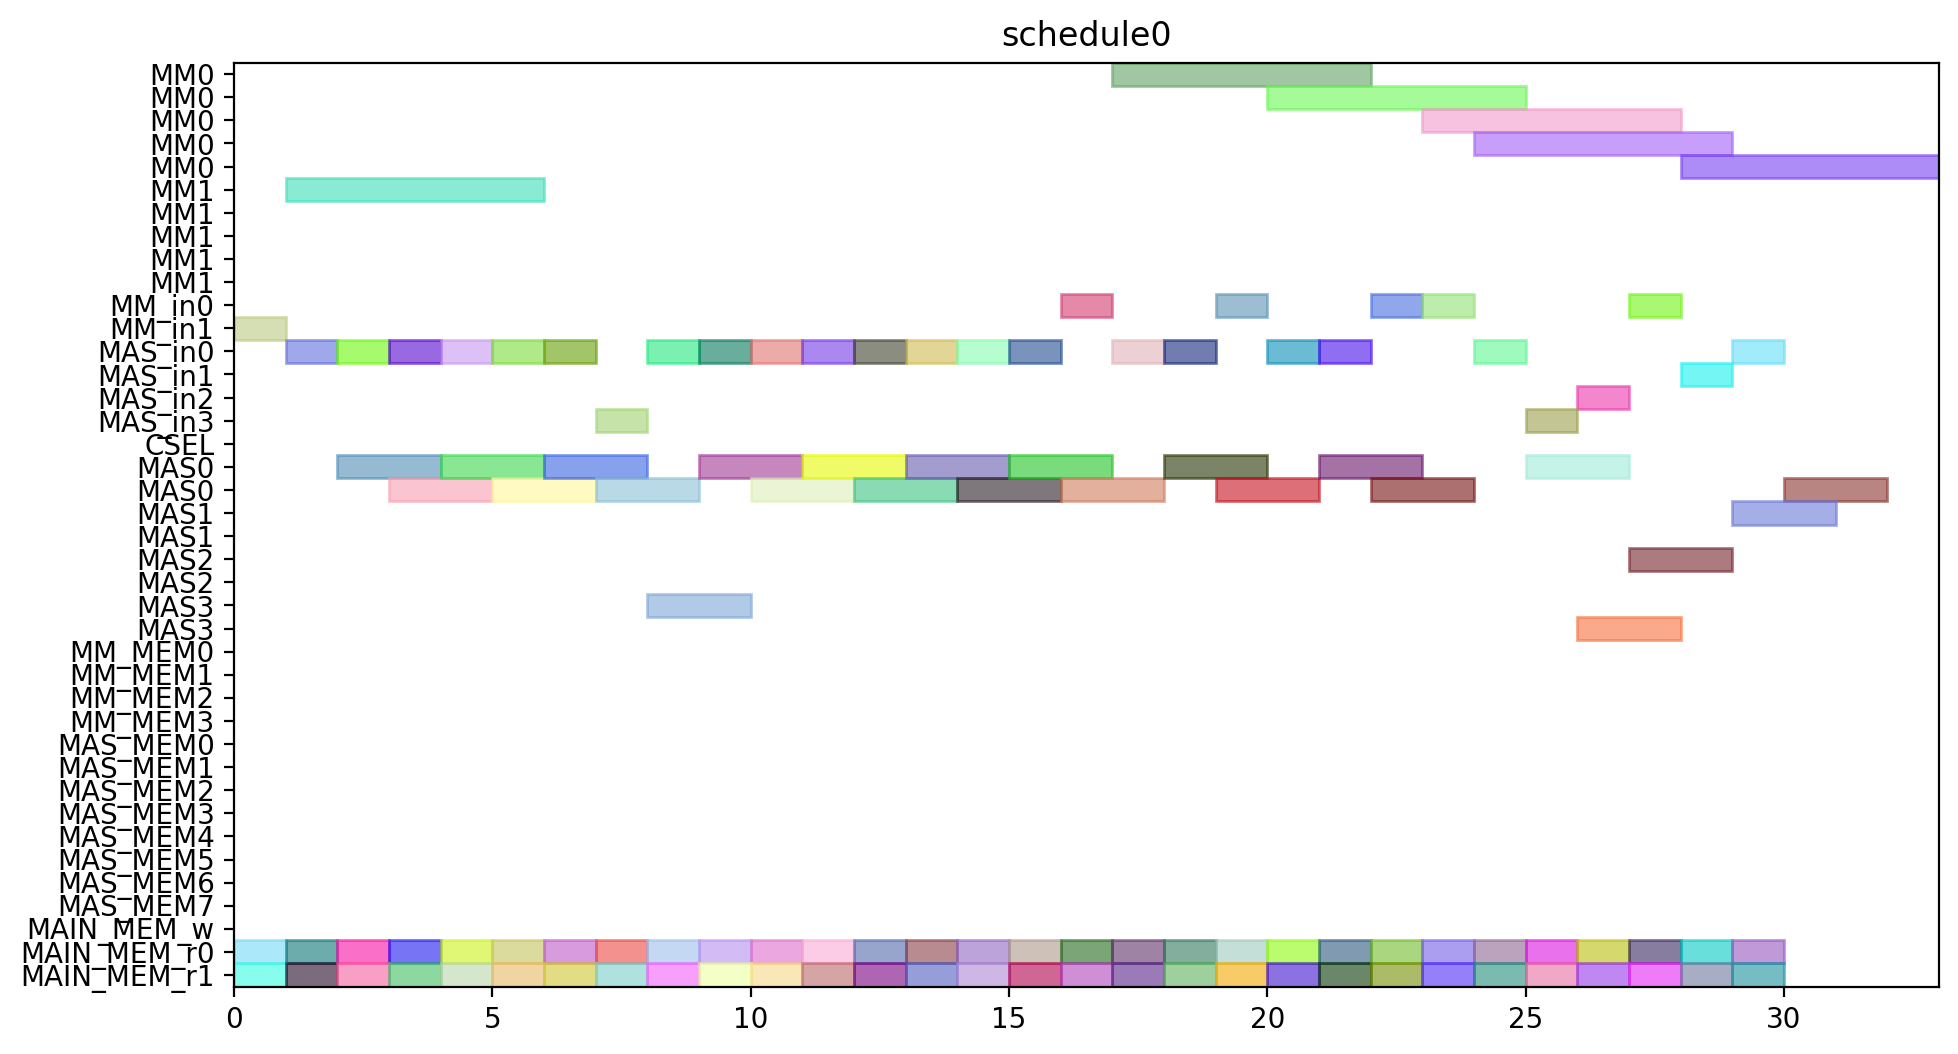

Generate this figure with Python:
from pyschedule import Scenario, solvers, plotters, alt


def solve():
	horizon = 149
	S = Scenario("schedule0", horizon=horizon)

	# resource
	MM = S.Resources('MM', num=2, size=5)
	MM_in = S.Resources('MM_in', num=2)
	MAS_in = S.Resources('MAS_in', num=4)
	CSEL = S.Resource('CSEL')
	MAS = S.Resources('MAS', num=4, size=2, periods=range(1, horizon))
	MM_MEM = S.Resources('MM_MEM', num=4)
	MAS_MEM = S.Resources('MAS_MEM', num=8)
	MAIN_MEM_w = S.Resource('MAIN_MEM_w', size=1)
	MAIN_MEM_r = S.Resources('MAIN_MEM_r', num=2)

	# result of previous scheduling

	# new tasks
	d_t0_a1_0 = S.Task('d_t0_a1_0', length=2, delay_cost=1)
	d_t0_a1_0 += alt(MAS)
	d_t0_a1_0_in = S.Task('d_t0_a1_0_in', length=1, delay_cost=1)
	d_t0_a1_0_in += alt(MAS_in)
	S += d_t0_a1_0_in*MAS_in[0]<=d_t0_a1_0*MAS[0]

	S += d_t0_a1_0_in*MAS_in[1]<=d_t0_a1_0*MAS[1]

	S += d_t0_a1_0_in*MAS_in[2]<=d_t0_a1_0*MAS[2]

	S += d_t0_a1_0_in*MAS_in[3]<=d_t0_a1_0*MAS[3]

	d_t0_a1_0_mem0 = S.Task('d_t0_a1_0_mem0', length=1, delay_cost=1)
	d_t0_a1_0_mem0 += MAIN_MEM_r[0]
	S += d_t0_a1_0_mem0 <= d_t0_a1_0

	d_t0_a1_0_mem1 = S.Task('d_t0_a1_0_mem1', length=1, delay_cost=1)
	d_t0_a1_0_mem1 += MAIN_MEM_r[1]
	S += d_t0_a1_0_mem1 <= d_t0_a1_0

	d_t0_a1_1 = S.Task('d_t0_a1_1', length=2, delay_cost=1)
	d_t0_a1_1 += alt(MAS)
	d_t0_a1_1_in = S.Task('d_t0_a1_1_in', length=1, delay_cost=1)
	d_t0_a1_1_in += alt(MAS_in)
	S += d_t0_a1_1_in*MAS_in[0]<=d_t0_a1_1*MAS[0]

	S += d_t0_a1_1_in*MAS_in[1]<=d_t0_a1_1*MAS[1]

	S += d_t0_a1_1_in*MAS_in[2]<=d_t0_a1_1*MAS[2]

	S += d_t0_a1_1_in*MAS_in[3]<=d_t0_a1_1*MAS[3]

	d_t0_a1_1_mem0 = S.Task('d_t0_a1_1_mem0', length=1, delay_cost=1)
	d_t0_a1_1_mem0 += MAIN_MEM_r[0]
	S += d_t0_a1_1_mem0 <= d_t0_a1_1

	d_t0_a1_1_mem1 = S.Task('d_t0_a1_1_mem1', length=1, delay_cost=1)
	d_t0_a1_1_mem1 += MAIN_MEM_r[1]
	S += d_t0_a1_1_mem1 <= d_t0_a1_1

	d_t0_t10 = S.Task('d_t0_t10', length=2, delay_cost=1)
	d_t0_t10 += alt(MAS)
	d_t0_t10_in = S.Task('d_t0_t10_in', length=1, delay_cost=1)
	d_t0_t10_in += alt(MAS_in)
	S += d_t0_t10_in*MAS_in[0]<=d_t0_t10*MAS[0]

	S += d_t0_t10_in*MAS_in[1]<=d_t0_t10*MAS[1]

	S += d_t0_t10_in*MAS_in[2]<=d_t0_t10*MAS[2]

	S += d_t0_t10_in*MAS_in[3]<=d_t0_t10*MAS[3]

	d_t0_t10_mem0 = S.Task('d_t0_t10_mem0', length=1, delay_cost=1)
	d_t0_t10_mem0 += MAIN_MEM_r[0]
	S += d_t0_t10_mem0 <= d_t0_t10

	d_t0_t10_mem1 = S.Task('d_t0_t10_mem1', length=1, delay_cost=1)
	d_t0_t10_mem1 += MAIN_MEM_r[1]
	S += d_t0_t10_mem1 <= d_t0_t10

	d_t0_t11 = S.Task('d_t0_t11', length=2, delay_cost=1)
	d_t0_t11 += alt(MAS)
	d_t0_t11_in = S.Task('d_t0_t11_in', length=1, delay_cost=1)
	d_t0_t11_in += alt(MAS_in)
	S += d_t0_t11_in*MAS_in[0]<=d_t0_t11*MAS[0]

	S += d_t0_t11_in*MAS_in[1]<=d_t0_t11*MAS[1]

	S += d_t0_t11_in*MAS_in[2]<=d_t0_t11*MAS[2]

	S += d_t0_t11_in*MAS_in[3]<=d_t0_t11*MAS[3]

	d_t0_t11_mem0 = S.Task('d_t0_t11_mem0', length=1, delay_cost=1)
	d_t0_t11_mem0 += MAIN_MEM_r[0]
	S += d_t0_t11_mem0 <= d_t0_t11

	d_t0_t11_mem1 = S.Task('d_t0_t11_mem1', length=1, delay_cost=1)
	d_t0_t11_mem1 += MAIN_MEM_r[1]
	S += d_t0_t11_mem1 <= d_t0_t11

	d_t0_t3_t0 = S.Task('d_t0_t3_t0', length=5, delay_cost=1)
	d_t0_t3_t0 += alt(MM)
	d_t0_t3_t0_in = S.Task('d_t0_t3_t0_in', length=1, delay_cost=1)
	d_t0_t3_t0_in += alt(MM_in)
	S += d_t0_t3_t0_in*MM_in[0]<=d_t0_t3_t0*MM[0]
	S += d_t0_t3_t0_in*MM_in[1]<=d_t0_t3_t0*MM[1]
	d_t0_t3_t0_mem0 = S.Task('d_t0_t3_t0_mem0', length=1, delay_cost=1)
	d_t0_t3_t0_mem0 += MAIN_MEM_r[0]
	S += d_t0_t3_t0_mem0 <= d_t0_t3_t0

	d_t0_t3_t0_mem1 = S.Task('d_t0_t3_t0_mem1', length=1, delay_cost=1)
	d_t0_t3_t0_mem1 += MAIN_MEM_r[1]
	S += d_t0_t3_t0_mem1 <= d_t0_t3_t0

	d_t0_t3_t1 = S.Task('d_t0_t3_t1', length=5, delay_cost=1)
	d_t0_t3_t1 += alt(MM)
	d_t0_t3_t1_in = S.Task('d_t0_t3_t1_in', length=1, delay_cost=1)
	d_t0_t3_t1_in += alt(MM_in)
	S += d_t0_t3_t1_in*MM_in[0]<=d_t0_t3_t1*MM[0]
	S += d_t0_t3_t1_in*MM_in[1]<=d_t0_t3_t1*MM[1]
	d_t0_t3_t1_mem0 = S.Task('d_t0_t3_t1_mem0', length=1, delay_cost=1)
	d_t0_t3_t1_mem0 += MAIN_MEM_r[0]
	S += d_t0_t3_t1_mem0 <= d_t0_t3_t1

	d_t0_t3_t1_mem1 = S.Task('d_t0_t3_t1_mem1', length=1, delay_cost=1)
	d_t0_t3_t1_mem1 += MAIN_MEM_r[1]
	S += d_t0_t3_t1_mem1 <= d_t0_t3_t1

	d_t0_t3_t2 = S.Task('d_t0_t3_t2', length=2, delay_cost=1)
	d_t0_t3_t2 += alt(MAS)
	d_t0_t3_t2_in = S.Task('d_t0_t3_t2_in', length=1, delay_cost=1)
	d_t0_t3_t2_in += alt(MAS_in)
	S += d_t0_t3_t2_in*MAS_in[0]<=d_t0_t3_t2*MAS[0]

	S += d_t0_t3_t2_in*MAS_in[1]<=d_t0_t3_t2*MAS[1]

	S += d_t0_t3_t2_in*MAS_in[2]<=d_t0_t3_t2*MAS[2]

	S += d_t0_t3_t2_in*MAS_in[3]<=d_t0_t3_t2*MAS[3]

	d_t0_t3_t2_mem0 = S.Task('d_t0_t3_t2_mem0', length=1, delay_cost=1)
	d_t0_t3_t2_mem0 += MAIN_MEM_r[0]
	S += d_t0_t3_t2_mem0 <= d_t0_t3_t2

	d_t0_t3_t2_mem1 = S.Task('d_t0_t3_t2_mem1', length=1, delay_cost=1)
	d_t0_t3_t2_mem1 += MAIN_MEM_r[1]
	S += d_t0_t3_t2_mem1 <= d_t0_t3_t2

	d_t0_t3_t3 = S.Task('d_t0_t3_t3', length=2, delay_cost=1)
	d_t0_t3_t3 += alt(MAS)
	d_t0_t3_t3_in = S.Task('d_t0_t3_t3_in', length=1, delay_cost=1)
	d_t0_t3_t3_in += alt(MAS_in)
	S += d_t0_t3_t3_in*MAS_in[0]<=d_t0_t3_t3*MAS[0]

	S += d_t0_t3_t3_in*MAS_in[1]<=d_t0_t3_t3*MAS[1]

	S += d_t0_t3_t3_in*MAS_in[2]<=d_t0_t3_t3*MAS[2]

	S += d_t0_t3_t3_in*MAS_in[3]<=d_t0_t3_t3*MAS[3]

	d_t0_t3_t3_mem0 = S.Task('d_t0_t3_t3_mem0', length=1, delay_cost=1)
	d_t0_t3_t3_mem0 += MAIN_MEM_r[0]
	S += d_t0_t3_t3_mem0 <= d_t0_t3_t3

	d_t0_t3_t3_mem1 = S.Task('d_t0_t3_t3_mem1', length=1, delay_cost=1)
	d_t0_t3_t3_mem1 += MAIN_MEM_r[1]
	S += d_t0_t3_t3_mem1 <= d_t0_t3_t3

	d_t1_a1_0 = S.Task('d_t1_a1_0', length=2, delay_cost=1)
	d_t1_a1_0 += alt(MAS)
	d_t1_a1_0_in = S.Task('d_t1_a1_0_in', length=1, delay_cost=1)
	d_t1_a1_0_in += alt(MAS_in)
	S += d_t1_a1_0_in*MAS_in[0]<=d_t1_a1_0*MAS[0]

	S += d_t1_a1_0_in*MAS_in[1]<=d_t1_a1_0*MAS[1]

	S += d_t1_a1_0_in*MAS_in[2]<=d_t1_a1_0*MAS[2]

	S += d_t1_a1_0_in*MAS_in[3]<=d_t1_a1_0*MAS[3]

	d_t1_a1_0_mem0 = S.Task('d_t1_a1_0_mem0', length=1, delay_cost=1)
	d_t1_a1_0_mem0 += MAIN_MEM_r[0]
	S += d_t1_a1_0_mem0 <= d_t1_a1_0

	d_t1_a1_0_mem1 = S.Task('d_t1_a1_0_mem1', length=1, delay_cost=1)
	d_t1_a1_0_mem1 += MAIN_MEM_r[1]
	S += d_t1_a1_0_mem1 <= d_t1_a1_0

	d_t1_a1_1 = S.Task('d_t1_a1_1', length=2, delay_cost=1)
	d_t1_a1_1 += alt(MAS)
	d_t1_a1_1_in = S.Task('d_t1_a1_1_in', length=1, delay_cost=1)
	d_t1_a1_1_in += alt(MAS_in)
	S += d_t1_a1_1_in*MAS_in[0]<=d_t1_a1_1*MAS[0]

	S += d_t1_a1_1_in*MAS_in[1]<=d_t1_a1_1*MAS[1]

	S += d_t1_a1_1_in*MAS_in[2]<=d_t1_a1_1*MAS[2]

	S += d_t1_a1_1_in*MAS_in[3]<=d_t1_a1_1*MAS[3]

	d_t1_a1_1_mem0 = S.Task('d_t1_a1_1_mem0', length=1, delay_cost=1)
	d_t1_a1_1_mem0 += MAIN_MEM_r[0]
	S += d_t1_a1_1_mem0 <= d_t1_a1_1

	d_t1_a1_1_mem1 = S.Task('d_t1_a1_1_mem1', length=1, delay_cost=1)
	d_t1_a1_1_mem1 += MAIN_MEM_r[1]
	S += d_t1_a1_1_mem1 <= d_t1_a1_1

	d_t1_t10 = S.Task('d_t1_t10', length=2, delay_cost=1)
	d_t1_t10 += alt(MAS)
	d_t1_t10_in = S.Task('d_t1_t10_in', length=1, delay_cost=1)
	d_t1_t10_in += alt(MAS_in)
	S += d_t1_t10_in*MAS_in[0]<=d_t1_t10*MAS[0]

	S += d_t1_t10_in*MAS_in[1]<=d_t1_t10*MAS[1]

	S += d_t1_t10_in*MAS_in[2]<=d_t1_t10*MAS[2]

	S += d_t1_t10_in*MAS_in[3]<=d_t1_t10*MAS[3]

	d_t1_t10_mem0 = S.Task('d_t1_t10_mem0', length=1, delay_cost=1)
	d_t1_t10_mem0 += MAIN_MEM_r[0]
	S += d_t1_t10_mem0 <= d_t1_t10

	d_t1_t10_mem1 = S.Task('d_t1_t10_mem1', length=1, delay_cost=1)
	d_t1_t10_mem1 += MAIN_MEM_r[1]
	S += d_t1_t10_mem1 <= d_t1_t10

	d_t1_t11 = S.Task('d_t1_t11', length=2, delay_cost=1)
	d_t1_t11 += alt(MAS)
	d_t1_t11_in = S.Task('d_t1_t11_in', length=1, delay_cost=1)
	d_t1_t11_in += alt(MAS_in)
	S += d_t1_t11_in*MAS_in[0]<=d_t1_t11*MAS[0]

	S += d_t1_t11_in*MAS_in[1]<=d_t1_t11*MAS[1]

	S += d_t1_t11_in*MAS_in[2]<=d_t1_t11*MAS[2]

	S += d_t1_t11_in*MAS_in[3]<=d_t1_t11*MAS[3]

	d_t1_t11_mem0 = S.Task('d_t1_t11_mem0', length=1, delay_cost=1)
	d_t1_t11_mem0 += MAIN_MEM_r[0]
	S += d_t1_t11_mem0 <= d_t1_t11

	d_t1_t11_mem1 = S.Task('d_t1_t11_mem1', length=1, delay_cost=1)
	d_t1_t11_mem1 += MAIN_MEM_r[1]
	S += d_t1_t11_mem1 <= d_t1_t11

	d_t1_t3_t0 = S.Task('d_t1_t3_t0', length=5, delay_cost=1)
	d_t1_t3_t0 += alt(MM)
	d_t1_t3_t0_in = S.Task('d_t1_t3_t0_in', length=1, delay_cost=1)
	d_t1_t3_t0_in += alt(MM_in)
	S += d_t1_t3_t0_in*MM_in[0]<=d_t1_t3_t0*MM[0]
	S += d_t1_t3_t0_in*MM_in[1]<=d_t1_t3_t0*MM[1]
	d_t1_t3_t0_mem0 = S.Task('d_t1_t3_t0_mem0', length=1, delay_cost=1)
	d_t1_t3_t0_mem0 += MAIN_MEM_r[0]
	S += d_t1_t3_t0_mem0 <= d_t1_t3_t0

	d_t1_t3_t0_mem1 = S.Task('d_t1_t3_t0_mem1', length=1, delay_cost=1)
	d_t1_t3_t0_mem1 += MAIN_MEM_r[1]
	S += d_t1_t3_t0_mem1 <= d_t1_t3_t0

	d_t1_t3_t1 = S.Task('d_t1_t3_t1', length=5, delay_cost=1)
	d_t1_t3_t1 += alt(MM)
	d_t1_t3_t1_in = S.Task('d_t1_t3_t1_in', length=1, delay_cost=1)
	d_t1_t3_t1_in += alt(MM_in)
	S += d_t1_t3_t1_in*MM_in[0]<=d_t1_t3_t1*MM[0]
	S += d_t1_t3_t1_in*MM_in[1]<=d_t1_t3_t1*MM[1]
	d_t1_t3_t1_mem0 = S.Task('d_t1_t3_t1_mem0', length=1, delay_cost=1)
	d_t1_t3_t1_mem0 += MAIN_MEM_r[0]
	S += d_t1_t3_t1_mem0 <= d_t1_t3_t1

	d_t1_t3_t1_mem1 = S.Task('d_t1_t3_t1_mem1', length=1, delay_cost=1)
	d_t1_t3_t1_mem1 += MAIN_MEM_r[1]
	S += d_t1_t3_t1_mem1 <= d_t1_t3_t1

	d_t1_t3_t2 = S.Task('d_t1_t3_t2', length=2, delay_cost=1)
	d_t1_t3_t2 += alt(MAS)
	d_t1_t3_t2_in = S.Task('d_t1_t3_t2_in', length=1, delay_cost=1)
	d_t1_t3_t2_in += alt(MAS_in)
	S += d_t1_t3_t2_in*MAS_in[0]<=d_t1_t3_t2*MAS[0]

	S += d_t1_t3_t2_in*MAS_in[1]<=d_t1_t3_t2*MAS[1]

	S += d_t1_t3_t2_in*MAS_in[2]<=d_t1_t3_t2*MAS[2]

	S += d_t1_t3_t2_in*MAS_in[3]<=d_t1_t3_t2*MAS[3]

	d_t1_t3_t2_mem0 = S.Task('d_t1_t3_t2_mem0', length=1, delay_cost=1)
	d_t1_t3_t2_mem0 += MAIN_MEM_r[0]
	S += d_t1_t3_t2_mem0 <= d_t1_t3_t2

	d_t1_t3_t2_mem1 = S.Task('d_t1_t3_t2_mem1', length=1, delay_cost=1)
	d_t1_t3_t2_mem1 += MAIN_MEM_r[1]
	S += d_t1_t3_t2_mem1 <= d_t1_t3_t2

	d_t1_t3_t3 = S.Task('d_t1_t3_t3', length=2, delay_cost=1)
	d_t1_t3_t3 += alt(MAS)
	d_t1_t3_t3_in = S.Task('d_t1_t3_t3_in', length=1, delay_cost=1)
	d_t1_t3_t3_in += alt(MAS_in)
	S += d_t1_t3_t3_in*MAS_in[0]<=d_t1_t3_t3*MAS[0]

	S += d_t1_t3_t3_in*MAS_in[1]<=d_t1_t3_t3*MAS[1]

	S += d_t1_t3_t3_in*MAS_in[2]<=d_t1_t3_t3*MAS[2]

	S += d_t1_t3_t3_in*MAS_in[3]<=d_t1_t3_t3*MAS[3]

	d_t1_t3_t3_mem0 = S.Task('d_t1_t3_t3_mem0', length=1, delay_cost=1)
	d_t1_t3_t3_mem0 += MAIN_MEM_r[0]
	S += d_t1_t3_t3_mem0 <= d_t1_t3_t3

	d_t1_t3_t3_mem1 = S.Task('d_t1_t3_t3_mem1', length=1, delay_cost=1)
	d_t1_t3_t3_mem1 += MAIN_MEM_r[1]
	S += d_t1_t3_t3_mem1 <= d_t1_t3_t3

	d_t2_a1_0 = S.Task('d_t2_a1_0', length=2, delay_cost=1)
	d_t2_a1_0 += alt(MAS)
	d_t2_a1_0_in = S.Task('d_t2_a1_0_in', length=1, delay_cost=1)
	d_t2_a1_0_in += alt(MAS_in)
	S += d_t2_a1_0_in*MAS_in[0]<=d_t2_a1_0*MAS[0]

	S += d_t2_a1_0_in*MAS_in[1]<=d_t2_a1_0*MAS[1]

	S += d_t2_a1_0_in*MAS_in[2]<=d_t2_a1_0*MAS[2]

	S += d_t2_a1_0_in*MAS_in[3]<=d_t2_a1_0*MAS[3]

	d_t2_a1_0_mem0 = S.Task('d_t2_a1_0_mem0', length=1, delay_cost=1)
	d_t2_a1_0_mem0 += MAIN_MEM_r[0]
	S += d_t2_a1_0_mem0 <= d_t2_a1_0

	d_t2_a1_0_mem1 = S.Task('d_t2_a1_0_mem1', length=1, delay_cost=1)
	d_t2_a1_0_mem1 += MAIN_MEM_r[1]
	S += d_t2_a1_0_mem1 <= d_t2_a1_0

	d_t2_a1_1 = S.Task('d_t2_a1_1', length=2, delay_cost=1)
	d_t2_a1_1 += alt(MAS)
	d_t2_a1_1_in = S.Task('d_t2_a1_1_in', length=1, delay_cost=1)
	d_t2_a1_1_in += alt(MAS_in)
	S += d_t2_a1_1_in*MAS_in[0]<=d_t2_a1_1*MAS[0]

	S += d_t2_a1_1_in*MAS_in[1]<=d_t2_a1_1*MAS[1]

	S += d_t2_a1_1_in*MAS_in[2]<=d_t2_a1_1*MAS[2]

	S += d_t2_a1_1_in*MAS_in[3]<=d_t2_a1_1*MAS[3]

	d_t2_a1_1_mem0 = S.Task('d_t2_a1_1_mem0', length=1, delay_cost=1)
	d_t2_a1_1_mem0 += MAIN_MEM_r[0]
	S += d_t2_a1_1_mem0 <= d_t2_a1_1

	d_t2_a1_1_mem1 = S.Task('d_t2_a1_1_mem1', length=1, delay_cost=1)
	d_t2_a1_1_mem1 += MAIN_MEM_r[1]
	S += d_t2_a1_1_mem1 <= d_t2_a1_1

	d_t2_t10 = S.Task('d_t2_t10', length=2, delay_cost=1)
	d_t2_t10 += alt(MAS)
	d_t2_t10_in = S.Task('d_t2_t10_in', length=1, delay_cost=1)
	d_t2_t10_in += alt(MAS_in)
	S += d_t2_t10_in*MAS_in[0]<=d_t2_t10*MAS[0]

	S += d_t2_t10_in*MAS_in[1]<=d_t2_t10*MAS[1]

	S += d_t2_t10_in*MAS_in[2]<=d_t2_t10*MAS[2]

	S += d_t2_t10_in*MAS_in[3]<=d_t2_t10*MAS[3]

	d_t2_t10_mem0 = S.Task('d_t2_t10_mem0', length=1, delay_cost=1)
	d_t2_t10_mem0 += MAIN_MEM_r[0]
	S += d_t2_t10_mem0 <= d_t2_t10

	d_t2_t10_mem1 = S.Task('d_t2_t10_mem1', length=1, delay_cost=1)
	d_t2_t10_mem1 += MAIN_MEM_r[1]
	S += d_t2_t10_mem1 <= d_t2_t10

	d_t2_t11 = S.Task('d_t2_t11', length=2, delay_cost=1)
	d_t2_t11 += alt(MAS)
	d_t2_t11_in = S.Task('d_t2_t11_in', length=1, delay_cost=1)
	d_t2_t11_in += alt(MAS_in)
	S += d_t2_t11_in*MAS_in[0]<=d_t2_t11*MAS[0]

	S += d_t2_t11_in*MAS_in[1]<=d_t2_t11*MAS[1]

	S += d_t2_t11_in*MAS_in[2]<=d_t2_t11*MAS[2]

	S += d_t2_t11_in*MAS_in[3]<=d_t2_t11*MAS[3]

	d_t2_t11_mem0 = S.Task('d_t2_t11_mem0', length=1, delay_cost=1)
	d_t2_t11_mem0 += MAIN_MEM_r[0]
	S += d_t2_t11_mem0 <= d_t2_t11

	d_t2_t11_mem1 = S.Task('d_t2_t11_mem1', length=1, delay_cost=1)
	d_t2_t11_mem1 += MAIN_MEM_r[1]
	S += d_t2_t11_mem1 <= d_t2_t11

	d_t2_t3_t0 = S.Task('d_t2_t3_t0', length=5, delay_cost=1)
	d_t2_t3_t0 += alt(MM)
	d_t2_t3_t0_in = S.Task('d_t2_t3_t0_in', length=1, delay_cost=1)
	d_t2_t3_t0_in += alt(MM_in)
	S += d_t2_t3_t0_in*MM_in[0]<=d_t2_t3_t0*MM[0]
	S += d_t2_t3_t0_in*MM_in[1]<=d_t2_t3_t0*MM[1]
	d_t2_t3_t0_mem0 = S.Task('d_t2_t3_t0_mem0', length=1, delay_cost=1)
	d_t2_t3_t0_mem0 += MAIN_MEM_r[0]
	S += d_t2_t3_t0_mem0 <= d_t2_t3_t0

	d_t2_t3_t0_mem1 = S.Task('d_t2_t3_t0_mem1', length=1, delay_cost=1)
	d_t2_t3_t0_mem1 += MAIN_MEM_r[1]
	S += d_t2_t3_t0_mem1 <= d_t2_t3_t0

	d_t2_t3_t1 = S.Task('d_t2_t3_t1', length=5, delay_cost=1)
	d_t2_t3_t1 += alt(MM)
	d_t2_t3_t1_in = S.Task('d_t2_t3_t1_in', length=1, delay_cost=1)
	d_t2_t3_t1_in += alt(MM_in)
	S += d_t2_t3_t1_in*MM_in[0]<=d_t2_t3_t1*MM[0]
	S += d_t2_t3_t1_in*MM_in[1]<=d_t2_t3_t1*MM[1]
	d_t2_t3_t1_mem0 = S.Task('d_t2_t3_t1_mem0', length=1, delay_cost=1)
	d_t2_t3_t1_mem0 += MAIN_MEM_r[0]
	S += d_t2_t3_t1_mem0 <= d_t2_t3_t1

	d_t2_t3_t1_mem1 = S.Task('d_t2_t3_t1_mem1', length=1, delay_cost=1)
	d_t2_t3_t1_mem1 += MAIN_MEM_r[1]
	S += d_t2_t3_t1_mem1 <= d_t2_t3_t1

	d_t2_t3_t2 = S.Task('d_t2_t3_t2', length=2, delay_cost=1)
	d_t2_t3_t2 += alt(MAS)
	d_t2_t3_t2_in = S.Task('d_t2_t3_t2_in', length=1, delay_cost=1)
	d_t2_t3_t2_in += alt(MAS_in)
	S += d_t2_t3_t2_in*MAS_in[0]<=d_t2_t3_t2*MAS[0]

	S += d_t2_t3_t2_in*MAS_in[1]<=d_t2_t3_t2*MAS[1]

	S += d_t2_t3_t2_in*MAS_in[2]<=d_t2_t3_t2*MAS[2]

	S += d_t2_t3_t2_in*MAS_in[3]<=d_t2_t3_t2*MAS[3]

	d_t2_t3_t2_mem0 = S.Task('d_t2_t3_t2_mem0', length=1, delay_cost=1)
	d_t2_t3_t2_mem0 += MAIN_MEM_r[0]
	S += d_t2_t3_t2_mem0 <= d_t2_t3_t2

	d_t2_t3_t2_mem1 = S.Task('d_t2_t3_t2_mem1', length=1, delay_cost=1)
	d_t2_t3_t2_mem1 += MAIN_MEM_r[1]
	S += d_t2_t3_t2_mem1 <= d_t2_t3_t2

	d_t2_t3_t3 = S.Task('d_t2_t3_t3', length=2, delay_cost=1)
	d_t2_t3_t3 += alt(MAS)
	d_t2_t3_t3_in = S.Task('d_t2_t3_t3_in', length=1, delay_cost=1)
	d_t2_t3_t3_in += alt(MAS_in)
	S += d_t2_t3_t3_in*MAS_in[0]<=d_t2_t3_t3*MAS[0]

	S += d_t2_t3_t3_in*MAS_in[1]<=d_t2_t3_t3*MAS[1]

	S += d_t2_t3_t3_in*MAS_in[2]<=d_t2_t3_t3*MAS[2]

	S += d_t2_t3_t3_in*MAS_in[3]<=d_t2_t3_t3*MAS[3]

	d_t2_t3_t3_mem0 = S.Task('d_t2_t3_t3_mem0', length=1, delay_cost=1)
	d_t2_t3_t3_mem0 += MAIN_MEM_r[0]
	S += d_t2_t3_t3_mem0 <= d_t2_t3_t3

	d_t2_t3_t3_mem1 = S.Task('d_t2_t3_t3_mem1', length=1, delay_cost=1)
	d_t2_t3_t3_mem1 += MAIN_MEM_r[1]
	S += d_t2_t3_t3_mem1 <= d_t2_t3_t3

	d_t3000 = S.Task('d_t3000', length=2, delay_cost=1)
	d_t3000 += alt(MAS)
	d_t3000_in = S.Task('d_t3000_in', length=1, delay_cost=1)
	d_t3000_in += alt(MAS_in)
	S += d_t3000_in*MAS_in[0]<=d_t3000*MAS[0]

	S += d_t3000_in*MAS_in[1]<=d_t3000*MAS[1]

	S += d_t3000_in*MAS_in[2]<=d_t3000*MAS[2]

	S += d_t3000_in*MAS_in[3]<=d_t3000*MAS[3]

	d_t3000_mem0 = S.Task('d_t3000_mem0', length=1, delay_cost=1)
	d_t3000_mem0 += MAIN_MEM_r[0]
	S += d_t3000_mem0 <= d_t3000

	d_t3000_mem1 = S.Task('d_t3000_mem1', length=1, delay_cost=1)
	d_t3000_mem1 += MAIN_MEM_r[1]
	S += d_t3000_mem1 <= d_t3000

	d_t3001 = S.Task('d_t3001', length=2, delay_cost=1)
	d_t3001 += alt(MAS)
	d_t3001_in = S.Task('d_t3001_in', length=1, delay_cost=1)
	d_t3001_in += alt(MAS_in)
	S += d_t3001_in*MAS_in[0]<=d_t3001*MAS[0]

	S += d_t3001_in*MAS_in[1]<=d_t3001*MAS[1]

	S += d_t3001_in*MAS_in[2]<=d_t3001*MAS[2]

	S += d_t3001_in*MAS_in[3]<=d_t3001*MAS[3]

	d_t3001_mem0 = S.Task('d_t3001_mem0', length=1, delay_cost=1)
	d_t3001_mem0 += MAIN_MEM_r[0]
	S += d_t3001_mem0 <= d_t3001

	d_t3001_mem1 = S.Task('d_t3001_mem1', length=1, delay_cost=1)
	d_t3001_mem1 += MAIN_MEM_r[1]
	S += d_t3001_mem1 <= d_t3001

	d_t3010 = S.Task('d_t3010', length=2, delay_cost=1)
	d_t3010 += alt(MAS)
	d_t3010_in = S.Task('d_t3010_in', length=1, delay_cost=1)
	d_t3010_in += alt(MAS_in)
	S += d_t3010_in*MAS_in[0]<=d_t3010*MAS[0]

	S += d_t3010_in*MAS_in[1]<=d_t3010*MAS[1]

	S += d_t3010_in*MAS_in[2]<=d_t3010*MAS[2]

	S += d_t3010_in*MAS_in[3]<=d_t3010*MAS[3]

	d_t3010_mem0 = S.Task('d_t3010_mem0', length=1, delay_cost=1)
	d_t3010_mem0 += MAIN_MEM_r[0]
	S += d_t3010_mem0 <= d_t3010

	d_t3010_mem1 = S.Task('d_t3010_mem1', length=1, delay_cost=1)
	d_t3010_mem1 += MAIN_MEM_r[1]
	S += d_t3010_mem1 <= d_t3010

	d_t3011 = S.Task('d_t3011', length=2, delay_cost=1)
	d_t3011 += alt(MAS)
	d_t3011_in = S.Task('d_t3011_in', length=1, delay_cost=1)
	d_t3011_in += alt(MAS_in)
	S += d_t3011_in*MAS_in[0]<=d_t3011*MAS[0]

	S += d_t3011_in*MAS_in[1]<=d_t3011*MAS[1]

	S += d_t3011_in*MAS_in[2]<=d_t3011*MAS[2]

	S += d_t3011_in*MAS_in[3]<=d_t3011*MAS[3]

	d_t3011_mem0 = S.Task('d_t3011_mem0', length=1, delay_cost=1)
	d_t3011_mem0 += MAIN_MEM_r[0]
	S += d_t3011_mem0 <= d_t3011

	d_t3011_mem1 = S.Task('d_t3011_mem1', length=1, delay_cost=1)
	d_t3011_mem1 += MAIN_MEM_r[1]
	S += d_t3011_mem1 <= d_t3011

	d_t4000 = S.Task('d_t4000', length=2, delay_cost=1)
	d_t4000 += alt(MAS)
	d_t4000_in = S.Task('d_t4000_in', length=1, delay_cost=1)
	d_t4000_in += alt(MAS_in)
	S += d_t4000_in*MAS_in[0]<=d_t4000*MAS[0]

	S += d_t4000_in*MAS_in[1]<=d_t4000*MAS[1]

	S += d_t4000_in*MAS_in[2]<=d_t4000*MAS[2]

	S += d_t4000_in*MAS_in[3]<=d_t4000*MAS[3]

	d_t4000_mem0 = S.Task('d_t4000_mem0', length=1, delay_cost=1)
	d_t4000_mem0 += MAIN_MEM_r[0]
	S += d_t4000_mem0 <= d_t4000

	d_t4000_mem1 = S.Task('d_t4000_mem1', length=1, delay_cost=1)
	d_t4000_mem1 += MAIN_MEM_r[1]
	S += d_t4000_mem1 <= d_t4000

	d_t4001 = S.Task('d_t4001', length=2, delay_cost=1)
	d_t4001 += alt(MAS)
	d_t4001_in = S.Task('d_t4001_in', length=1, delay_cost=1)
	d_t4001_in += alt(MAS_in)
	S += d_t4001_in*MAS_in[0]<=d_t4001*MAS[0]

	S += d_t4001_in*MAS_in[1]<=d_t4001*MAS[1]

	S += d_t4001_in*MAS_in[2]<=d_t4001*MAS[2]

	S += d_t4001_in*MAS_in[3]<=d_t4001*MAS[3]

	d_t4001_mem0 = S.Task('d_t4001_mem0', length=1, delay_cost=1)
	d_t4001_mem0 += MAIN_MEM_r[0]
	S += d_t4001_mem0 <= d_t4001

	d_t4001_mem1 = S.Task('d_t4001_mem1', length=1, delay_cost=1)
	d_t4001_mem1 += MAIN_MEM_r[1]
	S += d_t4001_mem1 <= d_t4001

	solvers.mip.solve(S,msg=1,kind='CPLEX',ratio_gap=1.01)

	solution = [['hoge']*len(S.solution()[1]) for i in range(len(S.solution()))]
	for i in range(len(S.solution())):
		for j in range(len(S.solution()[i])):
			solution[i][j]=str(S.solution()[i][j])
	print(solution)

	cycles = int(solution[-1][3])

	pic_file_name = "/mnt/rose/usr1/fukuda/ABE/multiRAM_multiMAS_16mux/scheduling_result/stage5MM2_stage2MAS4/FP12_LADDERMUL/schedule0.png"
	if(S.solution() != []):
		plotters.matplotlib.plot(S,img_filename=pic_file_name, show_task_labels=False, fig_size=(cycles*0.25+3, 6))

	return solution
